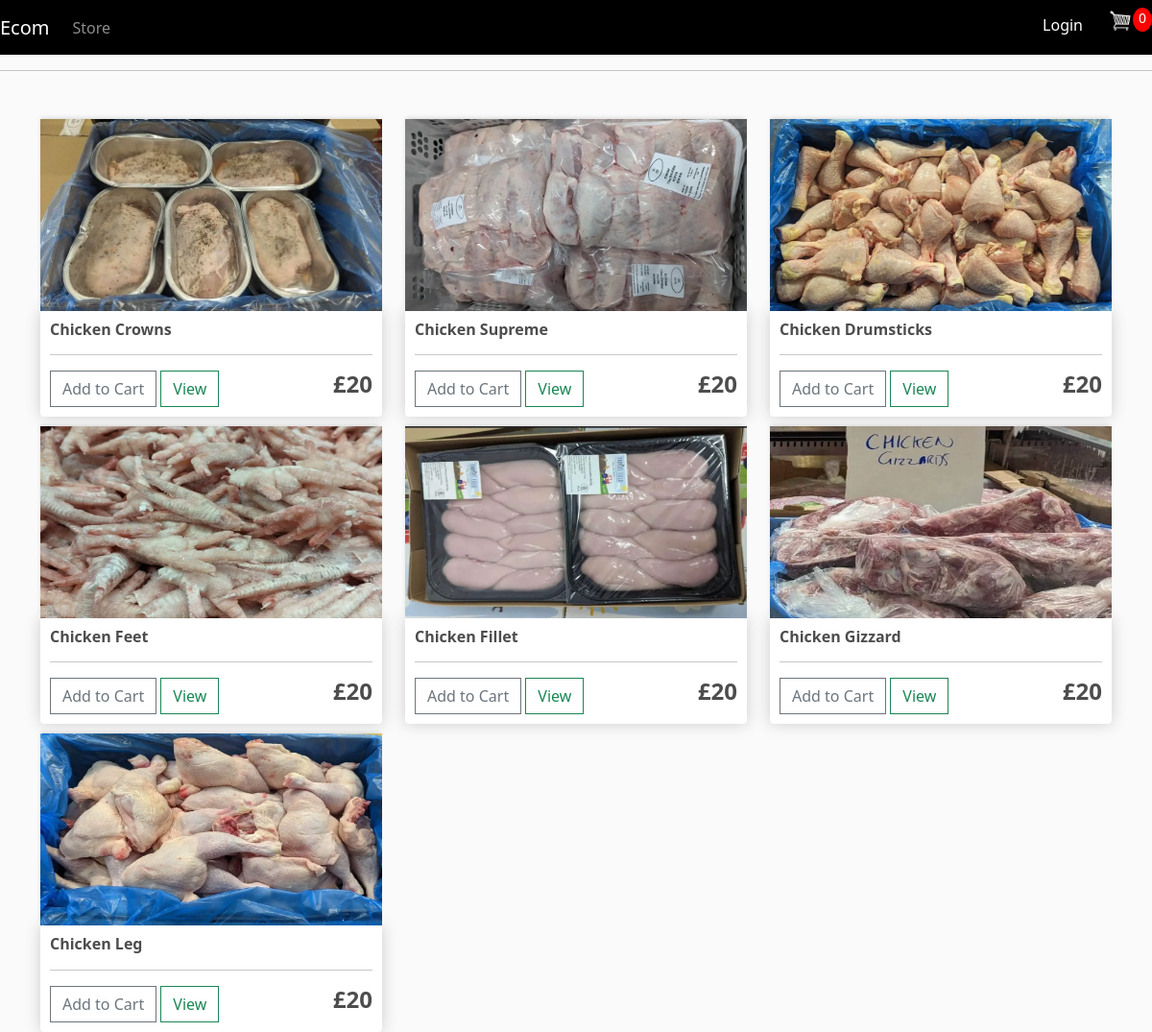
The page / on the database its author committed.
### store/models.py (models this page shows, shortened)
class Product(models.Model):
    name = models.CharField(max_length=200)
    price = models.FloatField()
    digital = models.BooleanField(default=False, null=True, blank=False)
    image = models.ImageField(null=True, blank=True)
    @property
    def imageURL(self):
        try:
            url = self.image.url
        except:
            url = ''
        return url

### store/views.py (the view)
# urls.py: path('', include('store.urls')),
def store(request):
    if request.user.is_authenticated:
        customer = request.user.customer
        order, created = Order.objects.get_or_create(customer=customer, complete=False)
        items = order.orderitem_set.all()
        cartItems = order.get_cart_items
    else:
        items = []
        order = {'get_cart_total': 0, 'get_cart_items': 0, 'shipping': False}
        cartItems = order['get_cart_items']
    products = Product.objects.all()
    context = {'products': products, 'cartItems': cartItems}
    return render(request, 'store/store.html', context)

### store/templates/store/Store.html
{% extends 'store/main.html' %}
{% block content %}
{% load static %}
<div class="row">
    {% for product in products %}
    <div class="col-lg-4">
        <img class="thumbnail" src="{{product.imageURL}}">
        <div class="box-element product">
            <h6><strong>{{ product.name }}</strong></h6>
            <hr>
            <button data-product="{{product.id}}" data-action="add" class="btn btn-outline-secondary add-btn update-cart">Add to Cart</button>
            <a class="btn btn-outline-success" href="#">View</a>
            <h4 style="display: inline-block; float: right"><strong>£20</strong></h4>
        </div>
    </div>
    {% endfor %}
</div>
{% endblock content %}

### static/css/main.css (style rules this page uses)
body { background-color: hsl(0, 0%, 98%); }
h1, h2, h3, h4, h5, h6 { color: hsl(0, 0%, 30%); }
.box-element { box-shadow: hsl(0, 0%, 80%) 0 0 16px; background-color: #fff; border-radius: 4px; padding: 10px; }
.thumbnail { width: 100%; height: 200px; -webkit-box-shadow: -1px -3px 5px -2px rgba(214, 214, 214, 1); -moz-box-shadow: -1px -3px 5px -2px rgba(214, 214, 214, 1); box-shadow: -1px -3px 5px -2px rgba(214, 214, 214, 1); }
.product { border-radius: 0 0 4px 4px; }
.col-lg-4, .col-lg-6, .col-lg-8, .col-lg-12 { margin-top: 10px; }
.btn { border-radius: 0; }

### rows shown on the page
Product: imageURL (picture), name "Chicken Crowns"
Product: imageURL (picture), name "Chicken Supreme"
Product: imageURL (picture), name "Chicken Drumsticks"
Product: imageURL (picture), name "Chicken Feet"
Product: imageURL (picture), name "Chicken Fillet"
Product: imageURL (picture), name "Chicken Gizzard"
Product: imageURL (picture), name "Chicken Leg"

### other values the page prints
{{ cartItems }} "0"
